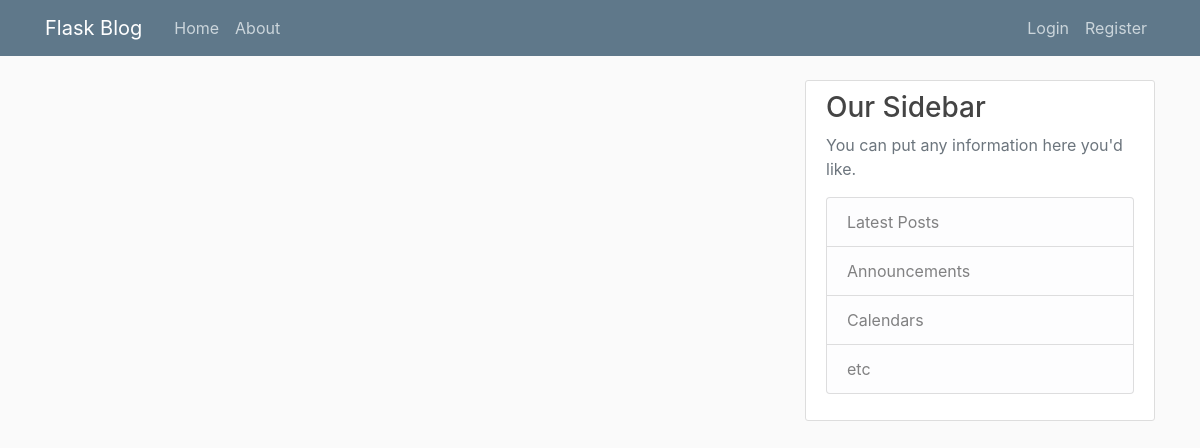
Page /home on the earlier database version.
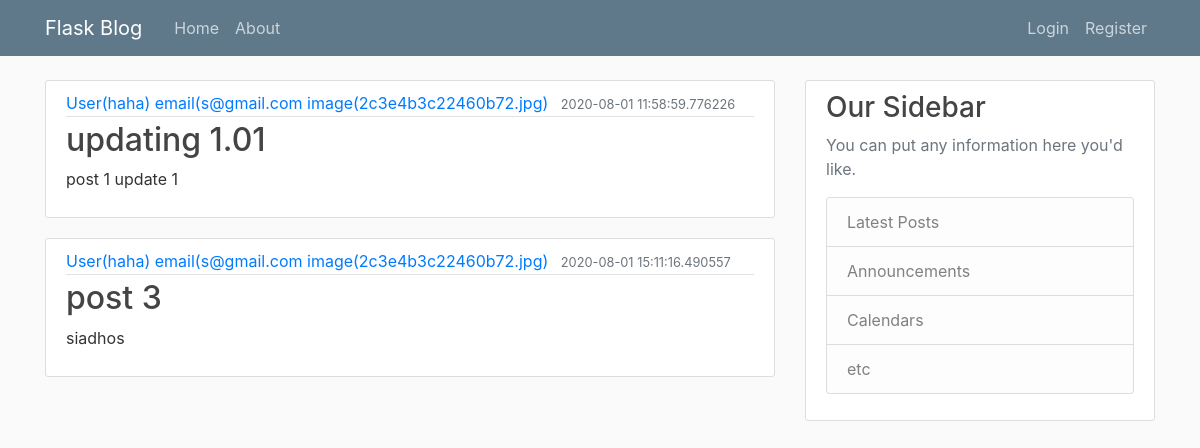
Same page on the later database version.
### blogflask/models.py (models this page shows, shortened)
class Post(db.Model):
    id = db.Column(db.Integer, primary_key=True)
    title = db.Column(db.String(100), nullable=False)
    date_posted = db.Column(db.DateTime, nullable=False, default=datetime.utcnow)
    content = db.Column(db.Text, nullable=False)
    user_id = db.Column(db.Integer, db.ForeignKey('user.id'), nullable=False)

class User(db.Model,UserMixin):
    id = db.Column(db.Integer, primary_key=True)
    username = db.Column(db.String(20), unique=True, nullable=False)
    email = db.Column(db.String(120), unique=True, nullable=False)
    image_file = db.Column(db.String(20), nullable=False, default='default.jpg')
    passwords = db.Column(db.String(20), nullable=False)
    posts = db.relationship('Post', backref='author', lazy=True)
    def __repr__(self):
        return f'User({self.username}) email({self.email} image({self.image_file})'

### blogflask/router.py (the view)
@app.route('/')
@app.route('/home')
def home():
    posts = Post.query.all()
    return render_template("home.html", posts=posts, title='Home', user=User())

### blogflask/templates/home.html
{% extends "layout.html" %}
{% block content %}
    {% for post in posts %}
        <article class="media content-section">
            <div class="media-body">
                <div class="article-metadata">
                    <a class="mr-2" href="#">{{ post.author }}</a>
                    <small class="text-muted">{{ post.date_posted }}</small>
                </div>
                <h2><a class="article-title" href="#">{{ post.title }}</a></h2>
                <p class="article-content">{{ post.content }}</p>
            </div>
        </article>
    {% endfor %}
{% endblock content %}

### blogflask/templates/layout.html (shortened to what this page needs)
<!DOCTYPE html>
<html>
<head>
<link rel="stylesheet" href="https://maxcdn.bootstrapcdn.com/bootstrap/4.5.0/css/bootstrap.min.css">
    <link rel="stylesheet" type="text/css" href="{{ url_for('static', filename='main.css') }}">
</head>
<body>
<header class="site-header">
    <nav class="navbar navbar-expand-md navbar-dark bg-steel fixed-top">
        <div class="container">
            <a class="navbar-brand mr-4" href="/">Flask Blog</a>
            <div class="collapse navbar-collapse" id="navbarToggle">
                <div class="navbar-nav mr-auto">
                    <a class="nav-item nav-link" href="/">Home</a>
                    <a class="nav-item nav-link" href="/about">About</a>
                </div>
                <div class="navbar-nav">
                    {% if current_user.is_authenticated %}
                        <a class="nav-item nav-link" href="/account">{{current_user.username }}</a>
                        <a class="nav-item nav-link" href="/post/new">Create Posts</a>
                        <a class="nav-item nav-link" href="/logout">Logout</a>
                    {% else %}
                    <a class="nav-item nav-link" href="/login">Login</a>
                    <a class="nav-item nav-link" href="/register">Register</a>
                {% endif %}
                </div>
            </div>
        </div>
    </nav>
</header>
<main role="main" class="container">
    <div class="row">
        <div class="col-md-8">
            {% block content %}{% endblock %}
        </div>
        <div class="col-md-4">
            <div class="content-section">
                <h3>Our Sidebar</h3>
                <p class='text-muted'>You can put any information here you'd like.
                <ul class="list-group">
                    <li class="list-group-item list-group-item-light">Latest Posts</li>
                    <li class="list-group-item list-group-item-light">Announcements</li>
                    <li class="list-group-item list-group-item-light">Calendars</li>
                    <li class="list-group-item list-group-item-light">etc</li>
                </ul>
                </p>
            </div>
        </div>
    </div>
</main>
</body>
</html>

### blogflask/static/main.css (style rules this page uses)
body { background: #fafafa; color: #333333; margin-top: 5rem; }
h1, h2, h3, h4, h5, h6 { color: #444444; }
.bg-steel { background-color: #5f788a; }
.site-header .navbar-nav .nav-link { color: #cbd5db; }
.content-section { background: #ffffff; padding: 10px 20px; border: 1px solid #dddddd; border-radius: 3px; margin-bottom: 20px; }
.article-title { color: #444444; }
.article-content { white-space: pre-line; }
.article-metadata { padding-bottom: 1px; margin-bottom: 4px; border-bottom: 1px solid #e3e3e3 }

Differences in the rows shown:
added Post: author "User(haha) email(s@gmail.com image(2c3e4b3c22460b72.jpg)", date_posted "2020-08-01 11:58:59.776226", title "updating 1.01", content "post 1 update 1"
added Post: author "User(haha) email(s@gmail.com image(2c3e4b3c22460b72.jpg)", date_posted "2020-08-01 15:11:16.490557", title "post 3", content "siadhos"
